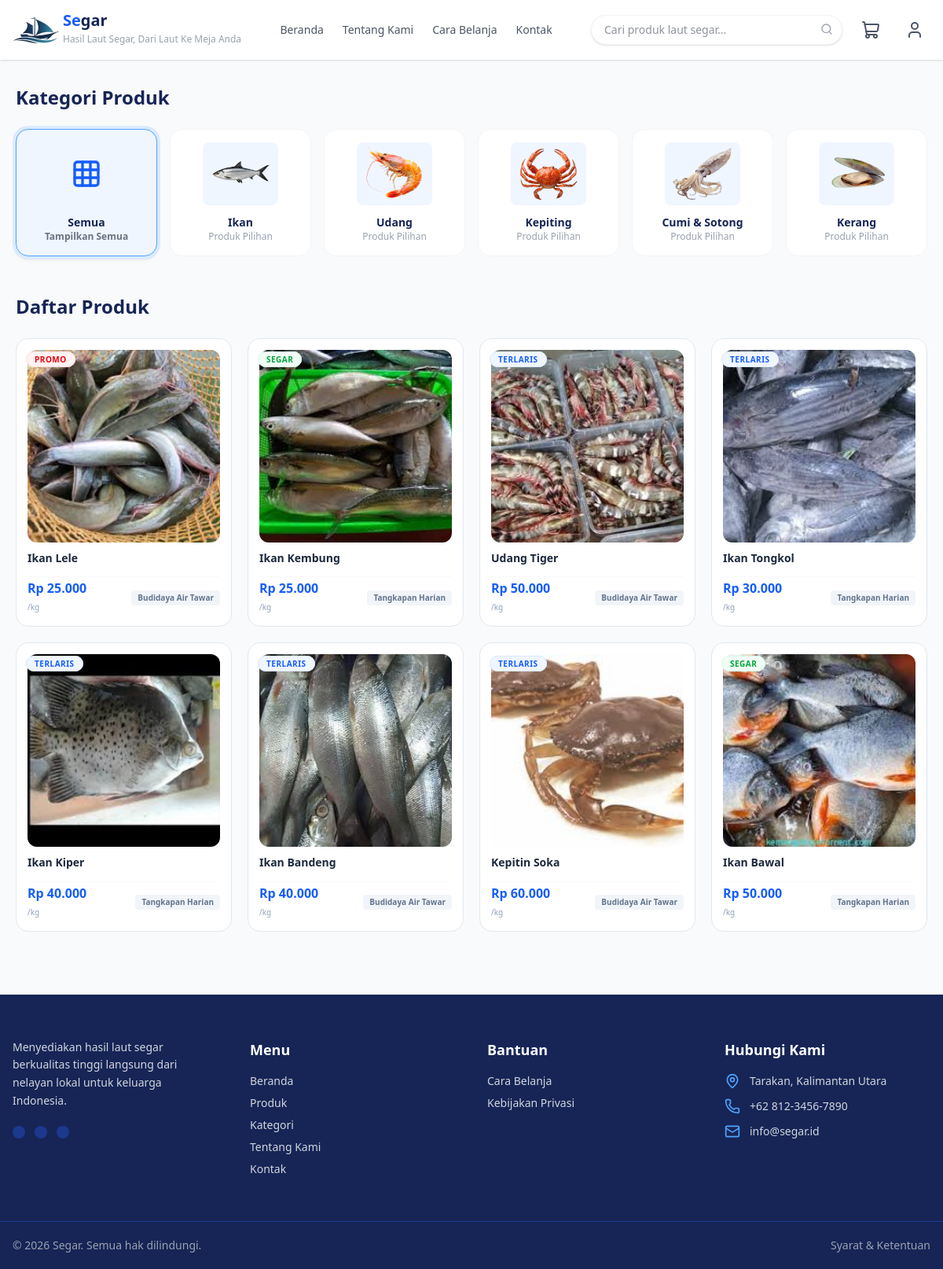
Before: /pages/kategori.php with the older database file.
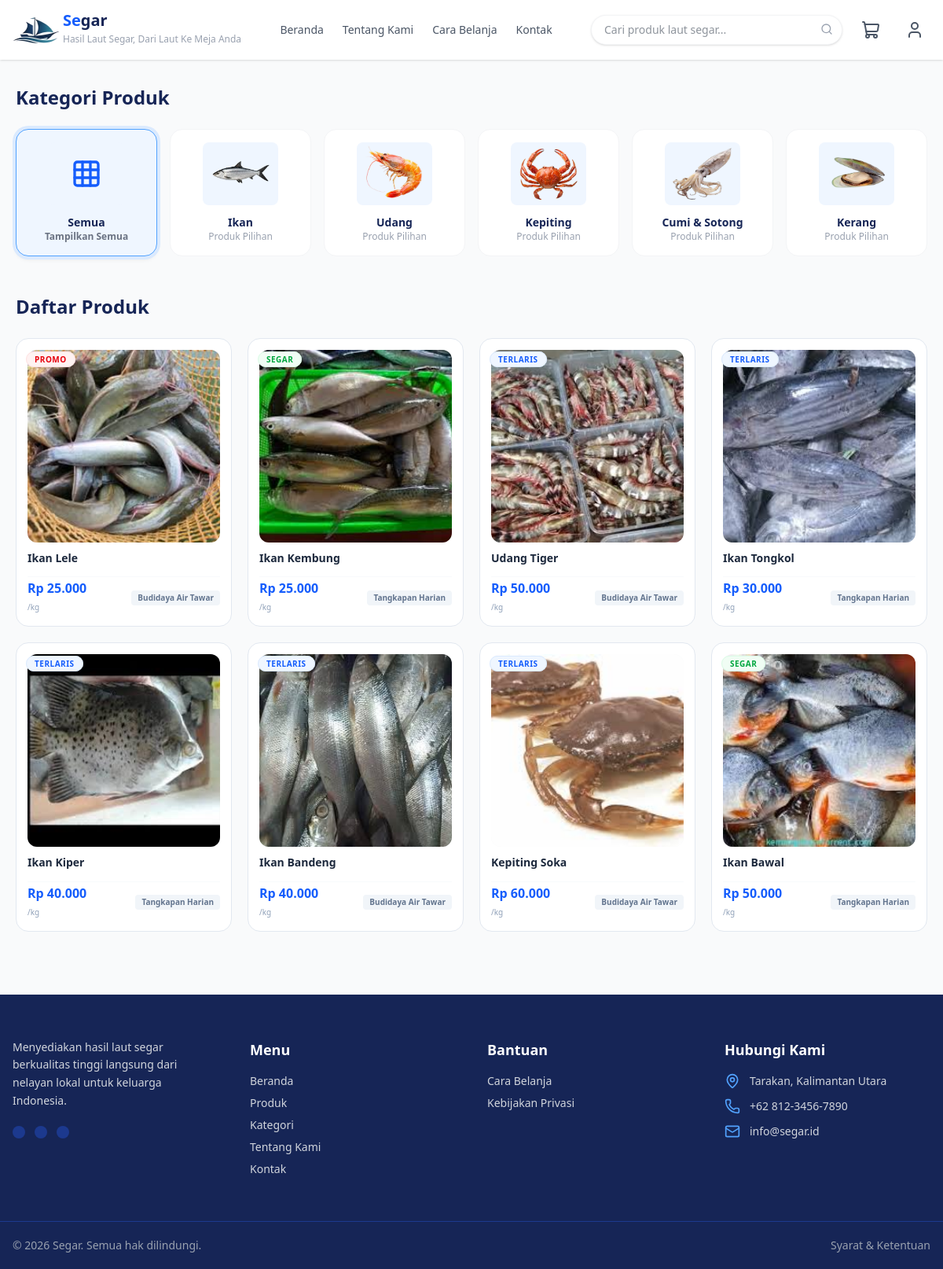
After: the same page with the newer database file.
### tables this page shows
CREATE TABLE `products` (
  `id` int(11) NOT NULL,
  `user_id` int(11) NOT NULL,
  `nama_produk` varchar(150) NOT NULL,
  `slug` varchar(150) DEFAULT NULL,
  `kategori` varchar(50) DEFAULT NULL,
  `deskripsi` text DEFAULT NULL,
  `harga` decimal(12,2) NOT NULL,
  `stok` int(11) DEFAULT 0,
  `berat` decimal(8,2) DEFAULT NULL,
  `satuan` varchar(20) DEFAULT NULL,
  `asal_produk` varchar(100) DEFAULT NULL,
  `badge` varchar(50) DEFAULT NULL,
  `status` enum('aktif','nonaktif') DEFAULT 'aktif',
  `created_at` timestamp NOT NULL DEFAULT current_timestamp(),
  `updated_at` timestamp NULL DEFAULT NULL
);

### pages/kategori.php (the view, shortened to what the rows shown need)
<!DOCTYPE html>
<html lang="id">
  <?php include '../includes/head.php' ?>
  <body class="bg-gray-50 text-gray-800 font-sans">
  <?php include '../includes/header.php' ?>
    <main class="max-w-7xl mx-auto mt-8 px-5 my-12">
      <section class="mb-12">
        <div class="flex justify-between items-center mb-6">
          <h2 class="text-2xl font-bold text-blue-950">Kategori Produk</h2>
        </div>
      </section>
      <div class="flex justify-between items-center mb-6">
        <h2 id="section-title" class="text-2xl font-bold text-blue-950">Daftar Produk</h2>
      </div>
      <div id="product-grid" class="grid grid-cols-1 sm:grid-cols-2 md:grid-cols-3 lg:grid-cols-4 xl:grid-cols-5 gap-5">
        <?php
        $query_produk = "SELECT p.*,
                         (SELECT pi.nama_file FROM product_images pi WHERE pi.product_id = p.id LIMIT 1) as gambar_utama
                         FROM products p
                         WHERE p.status = 'aktif'
                         ORDER BY p.id DESC";
        $result_produk = mysqli_query($conn, $query_produk);
        if (mysqli_num_rows($result_produk) > 0) {
            while ($row = mysqli_fetch_assoc($result_produk)) {
                $kategori_katalog = 'lainnya';
                if (!empty($row['kategori'])) {
                    $kat_lower = strtolower(trim($row['kategori']));
                    if (strpos($kat_lower, 'udang') !== false) {
                        $kategori_katalog = 'udang';
                    } elseif (strpos($kat_lower, 'kepiting') !== false || strpos($kat_lower, 'rajungan') !== false) {
                        $kategori_katalog = 'kepiting';
                    } elseif (strpos($kat_lower, 'cumi') !== false || strpos($kat_lower, 'sotong') !== false || strpos($kat_lower, 'gurita') !== false) {
                        $kategori_katalog = 'cumi';
                    } elseif (strpos($kat_lower, 'kerang') !== false || strpos($kat_lower, 'tiram') !== false) {
                        $kategori_katalog = 'kerang';
                    } elseif (strpos($kat_lower, 'ikan') !== false) {
                        $kategori_katalog = 'ikan';
                    } else {
                        $kategori_katalog = 'lainnya';
                    }
                }
                $badge_text = !empty($row['badge']) ? htmlspecialchars($row['badge']) : 'SEGAR';
                $badge_class = ($badge_text === 'TERLARIS')
                    ? 'bg-blue-50 text-blue-600 border-blue-100'
                    : (($badge_text === 'PROMO') ? 'bg-red-50 text-red-600 border-red-100' : 'bg-green-50 text-green-600 border-green-100');
                $icon = 'fish';
                if ($kategori_katalog === 'udang') $icon = 'shrimp';
                if ($kategori_katalog === 'kepiting') $icon = 'crab';
        ?>
            <a href="product-details.php?produk=<?= $row['slug']; ?>" class="product-card w-full bg-white border border-slate-200 rounded-2xl p-3.5 hover:shadow-md hover:-translate-y-[2px] active:translate-y-0 active:scale-[0.99] transition-all duration-150 relative flex flex-col group select-none outline-none" data-cat-name="<?= $kategori_katalog; ?>">
              <div class="absolute top-3 left-3 z-10">
                <span class="<?= $badge_class; ?> text-[10px] font-bold px-2.5 py-0.5 rounded-full uppercase tracking-wider border">
                  <?= $badge_text; ?>
                </span>
              </div>
              <div class="w-full aspect-square flex items-center justify-center overflow-hidden rounded-xl mb-2.5 bg-slate-50 group-hover:opacity-90 transition-opacity">
                <?php if (!empty($row['gambar_utama']) && file_exists("../assets/img/product-image/" . $row['gambar_utama'])): ?>
                    <img src="../assets/img/product-image/<?= $row['gambar_utama']; ?>" alt="<?= htmlspecialchars($row['nama_produk']); ?>" class="w-full h-full object-cover">
                <?php else: ?>
                    <div class="w-full h-full flex items-center justify-center text-blue-500/70 p-1">
                        <i data-lucide="<?= $icon; ?>" class="w-14 h-14"></i>
                    </div>
                <?php endif; ?>
              </div>
              <div class="space-y-0.5 mb-2.5 flex-1 flex flex-col">
                <h4 class="font-bold text-slate-800 text-sm leading-snug truncate group-hover:text-blue-600 transition-colors" title="<?= htmlspecialchars($row['nama_produk']); ?>">
                    <?= htmlspecialchars($row['nama_produk']); ?>
                </h4>
              </div>
              <div class="flex items-center justify-between pt-1 border-t border-slate-50 mt-1">
                <div>
                  <span class="text-blue-600 font-extrabold text-sm md:text-base block leading-tight">
                    Rp <?= number_format($row['harga'], 0, ',', '.'); ?>
                  </span>
                  <span class="text-[10px] text-slate-400">/<?= htmlspecialchars($row['satuan'] ?? 'kg'); ?></span>
                </div>
                <div class="text-right max-w-[50%]">
                  <span class="text-[10px] font-semibold text-slate-500 bg-slate-100 px-2 py-0.5 rounded truncate block" title="<?= htmlspecialchars($row['asal_produk'] ?? 'Lokal'); ?>">
                    <?= !empty($row['asal_produk']) ? htmlspecialchars($row['asal_produk']) : 'Lokal'; ?>
                  </span>
                </div>
              </div>
            </a>
        <?php
            }
        }
        ?>
      </div>
    </main>
  </body>
</html>

Changed rows visible on the page:
changed products: nama_produk "Kepitin Soka" → "Kepiting Soka"
